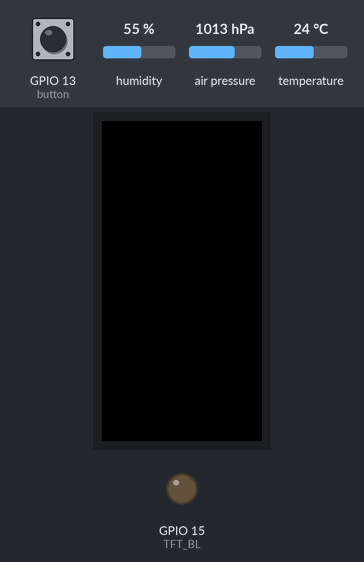
Simulated run of this sketch. Board: ESP32. On the bench: 160×80 colour display, output pins drawn as LEDs (lit = HIGH). The test bench sets the inputs (shaded band); at power-on: GPIO 13 (button) HIGH, humidity 55 %, air pressure 1013 hPa, temperature 24 °C.

Above: at 2.3 s.
2.4 s: GPIO 13 (button) pulled LOW for 0.15 s
At 3.2 s:
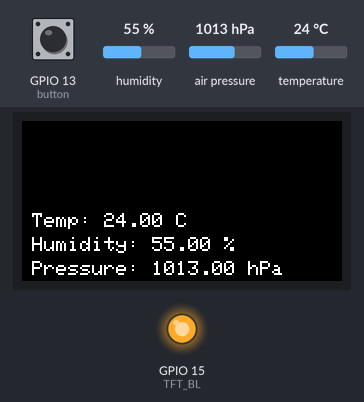
4.0 s: humidity set to 22 %
At 5.1 s:
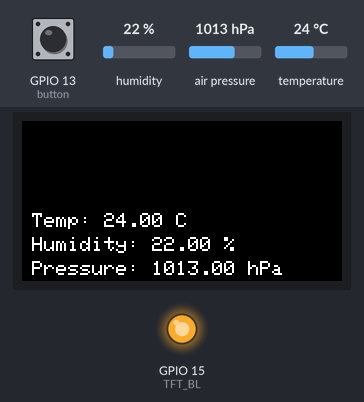
5.9 s: air pressure set to 952 hPa
At 7.0 s:
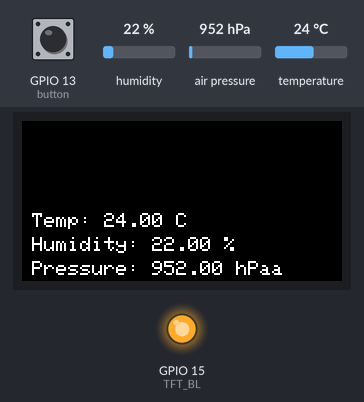
7.9 s: temperature set to 12 °C
At 8.9 s:
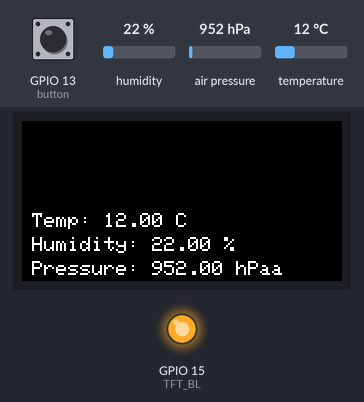
10.9 s: GPIO 13 (button) pulled LOW for 3.2 s
At 12.47 s:
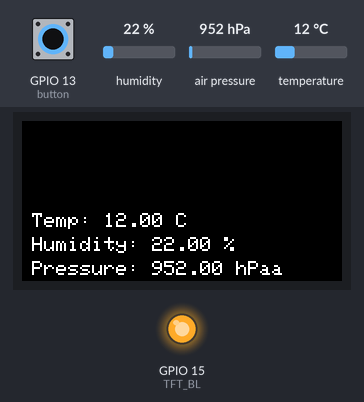
15.6 s: humidity set to 40 %
At 16.9 s:
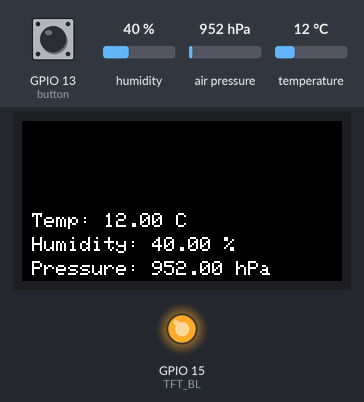
Timing chart, 0 to 24.0 s (numbered marks = the images above; inputs shaded):
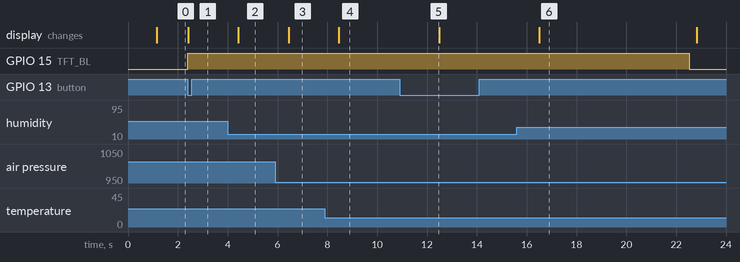

Measured:
- after the input at 2.4 s, GPIO 15 (TFT_BL): LOW → HIGH at once; the display: changes at once (image 1)
- after the input at 4.0 s, the display: changes after 0.43 s (image 2)
- after the input at 5.9 s, the display: changes after 0.54 s (image 3)
- after the input at 7.9 s, the display: changes after 0.55 s (image 4)
- after the input at 10.9 s, GPIO 15 (TFT_BL): stays HIGH (without the input it goes to LOW after 1.6 s)
- after the input at 15.6 s, the display: changes after 0.91 s (image 6)

The sketch:

Main.ino
```cpp
/*

ESP32 Environment Monitor

Reads temperature, humidity, and pressure from a BME280 sensor and
displays onto a 0.96" ST7735s TFT display.
Pressing the button activates the display for 10 seconds while sensor
reads 5x every 2 seconds.

Hardware:
Sunfounder ESP32 Dev Kit
BME280
0.96" ST7735s TFT display
LiPo battery (1000mAh)

Wiring:
BME280: VCC -> 3.3V, GND -> GND, SDA -> GPIO21, SCL -> GPIO22
TFT display: CS -> GPIO5, RST -> GPIO4, DC -> GPIO2, BLK -> GPIO15, SCL -> GPIO18, SDA -> GPIO23
Button: GPIO13, GND

*/

#include <Wire.h>
#include <Adafruit_BME280.h>
#include <Adafruit_GFX.h>    // Core graphics library
#include <Adafruit_ST7735.h> // Hardware-specific library for ST7735

// ST7735 display pin definitions
#define TFT_CS 5
#define TFT_RST 4
#define TFT_DC 2
#define TFT_BL 15

// Push button pin
const int button = 13;

// functions
void printMeasurements();

Adafruit_ST7735 tft = Adafruit_ST7735(TFT_CS, TFT_DC, TFT_RST);
Adafruit_BME280 bme;

void setup()
{
  // button initialization
  pinMode(button, INPUT);

  Serial.begin(115200);
  delay(1000);

  // initialize display
  tft.initR(INITR_MINI160x80);
  tft.invertDisplay(true);
  tft.setRotation(1);
  tft.fillScreen(ST77XX_BLACK);

  // backlight will be kept low initially to save power consumption
  pinMode(TFT_BL,OUTPUT);
  digitalWrite(TFT_BL,LOW);

  // initialize sensor
  Wire.begin(21, 22);

  // BME not detected
  if (!bme.begin(0x76)) {
    tft.setTextColor(ST77XX_RED);
    tft.setTextSize(1);
    tft.setCursor(5,5);
    tft.println("BME not found!");
    while(1);
  }
}

// Initially the screen will be off until the button is pressed. When pressed the backlight of the lcd screen turns on and loops
// 5x according to the for loop reading the measurements for temp, humidity, and pressure for a total of 10s before the lcd screen turns off.
void loop()
{
  // Keep display off when button is not pressed
  tft.sendCommand(0x28);

  // When button is pushed enter if statement
  if(digitalRead(button) == LOW)
  {
    // Blacklight on
    digitalWrite(TFT_BL, HIGH);

    // Display on when button is pressed
    tft.sendCommand(0x29);
    tft.fillScreen(ST77XX_BLACK);

    // Updates reading 5x for total of 10s (5 x 2000 = 10000ms (10s))
    for (int i = 0; i < 5; ++i)
    {
    printMeasurements();
    delay(2000);
    }

    // turn off backlight
    digitalWrite(TFT_BL,LOW);
  }
}

// TFT prints sensor measurements
void printMeasurements()
{
  // variables for 3 measurements
  float temp = bme.readTemperature();
  float humidity = bme.readHumidity();
  float pressure = bme.readPressure() / 100.0F;

  // Prints temperature
  tft.setTextColor(ST77XX_WHITE, ST77XX_BLACK);
  tft.setCursor(5,46);
  tft.print("Temp: ");
  tft.print(temp);
  tft.println(" C");

  // Prints humidity
  tft.setTextColor(ST77XX_WHITE, ST77XX_BLACK);
  tft.setCursor(5,58);
  tft.print("Humidity: ");
  tft.print(humidity);
  tft.println(" %");

  // Prints pressure
  tft.setTextColor(ST77XX_WHITE, ST77XX_BLACK);
  tft.setCursor(5,70);
  tft.print("Pressure: ");
  tft.print(pressure);
  tft.println(" hPa");
}
```
